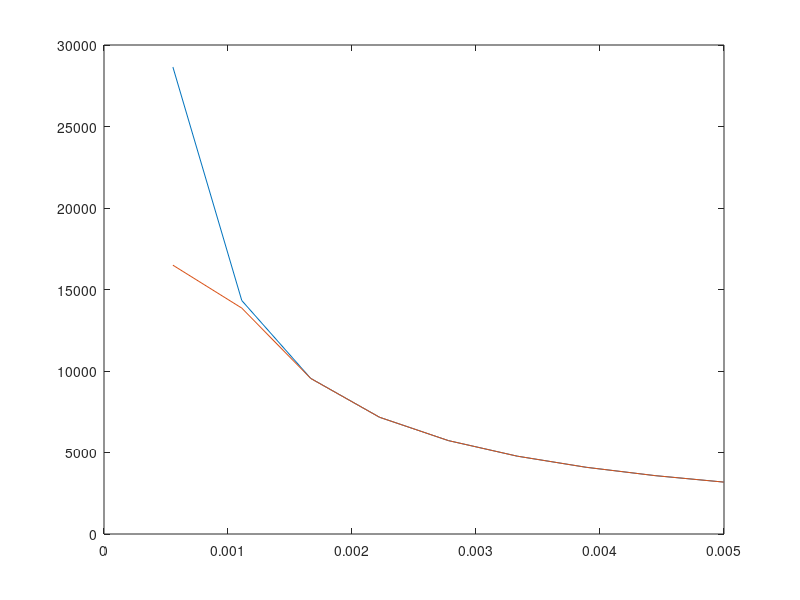

Write MATLAB code to recreate this figure.
%%%%%%%%%%%%%%%%%%%%%%%%%%%%%%%%%%%%%%%%%%%%%%%%%%%%%%%%%%%%%%%%%%%%%
% Lamb-Oseen Vortex
clear; clc; close all;
% Girguis Sedky
%%%%%%%%%%%%%%%%%%%%%%%%%%%%%%%%%%%%%%%%%%%%%%%%%%%%%%%%%%%%%%%%%%%%
Gamma = 100;
r = linspace(0,0.005,10);
V = Gamma./(2*pi*r);
r_c = 0.0012/2;
V_LO = V.*(1-exp((-r.^2)./(r_c^2)));
plot(r,V,r,V_LO);